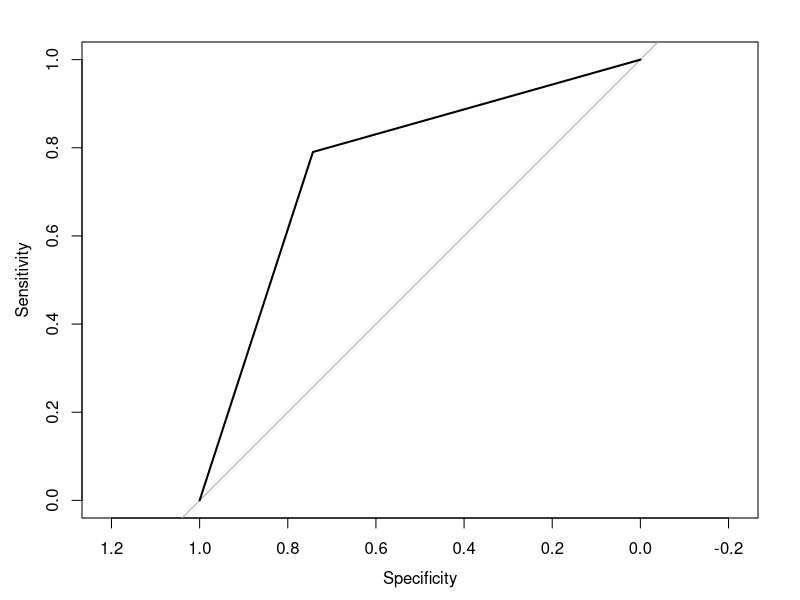

Source code (R):
dataset <- read.csv2('logit-dataset.csv')
dataset = na.omit(dataset)

logit <- glm(formula=Successful ~I(PropensityToTrust=='HIGH'), data=dataset, family=binomial())
res = summary(logit)
capture.output(res, file="regression.txt")
estimate = res$coefficients[2,1]
estimate = round(exp(estimate), 2)
v <- "Odds ratio"
capture.output(v, file="regression.txt", append = TRUE)
capture.output(estimate, file="regression.txt", append = TRUE)

library(pROC)
prob=predict(logit, type="response")
dataset$prob=prob
#creazione della curva
g <- roc(Successful ~ prob, data = dataset)
#visualizzazione della curva
plot(g)

newdata = data.frame(PropensityToTrust='HIGH')
predict.glm(logit, newdata, type="response")
newdata = data.frame(PropensityToTrust='LOW')
predict.glm(logit, newdata,type="response")
